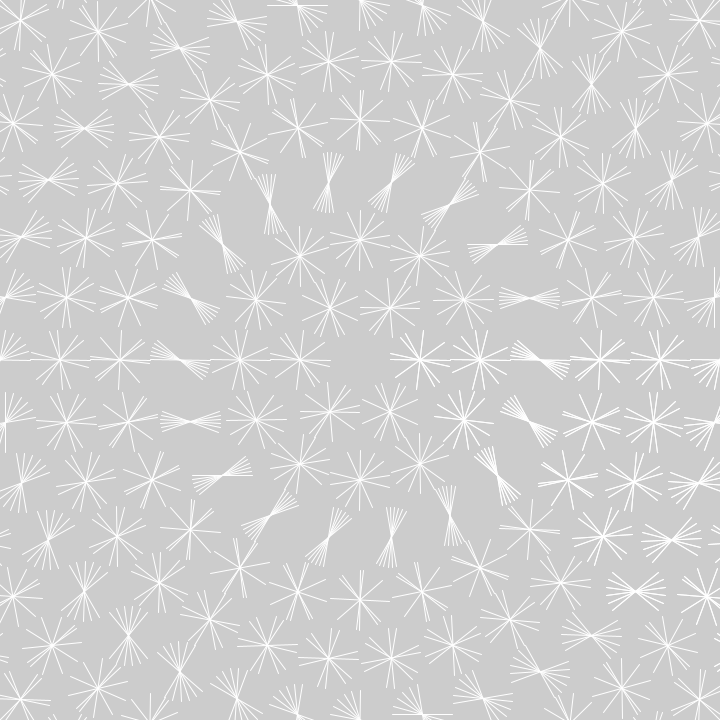
Frame 1 (no input)
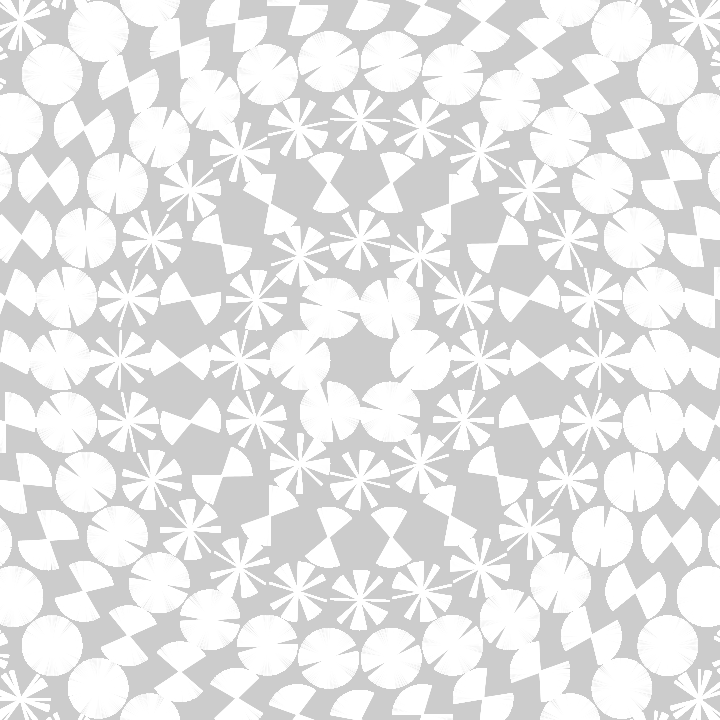
Frame 60 (the mouse pressed at the canvas centre just before this capture)
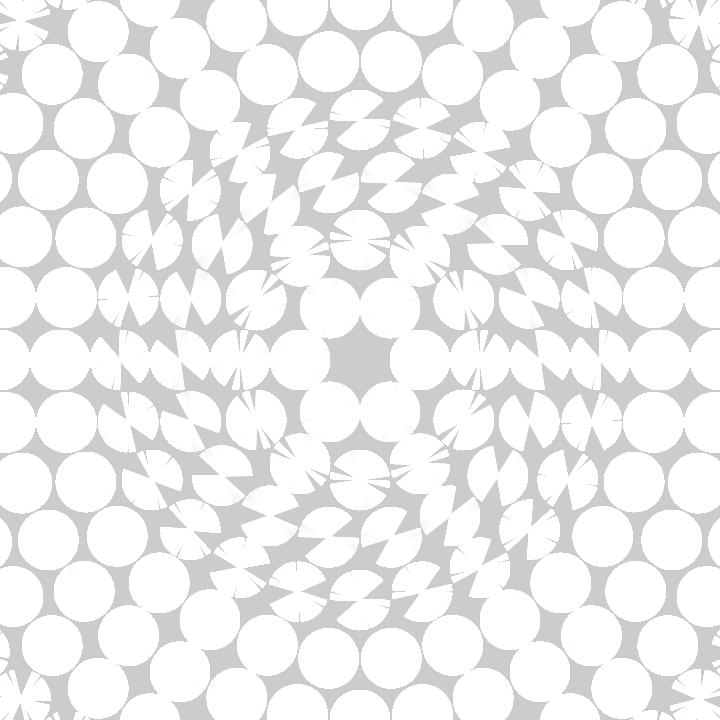
Frame 120 (the mouse held since frame 60 and released just before this capture)

The Processing sketch that drew these frames (run headless with seeded random() and noise(); from frame 60 on, the mouse is pressed at the canvas centre):

// Processing sketch: bit2atom_20210217c_occRingUnitPattern
// ── bit2atom_20210217c_occRingUnitPattern.pde
float r, d, t, X, Y, D, l, a, C, S;
void setup() {
  size(720, 720);
  stroke(-1);
}
void draw() {
  clear();
  t+=sq(sin(a+=.05))*.01;
  for (d=1; d<9; d++)for (r=0; r<7; r+=PI/3/d)for (l=0; l<6; l++)line((X=cos(r)*d*60+360)+(C=cos(D=sin(d+t)*l+r+t)*30), (Y=sin(r)*d*60+360)+(S=sin(D)*30), X-C, Y-S);
}
